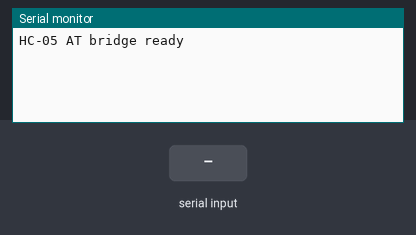
The sketch below on a simulated Arduino Uno, built with avr-gcc and run on an emulated ATmega328P. On the bench: the last lines printed to the serial monitor. The inputs (shaded band) are chosen by the test bench.

Above: at 1.2 s.
1.3 s: "1" received over the second serial link
At 1.7 s:
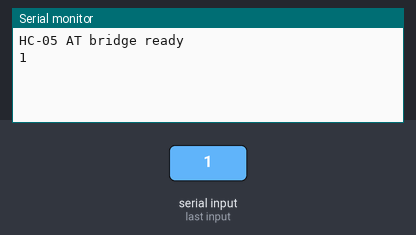
2.8 s: "0" received over the second serial link
At 4.1 s:
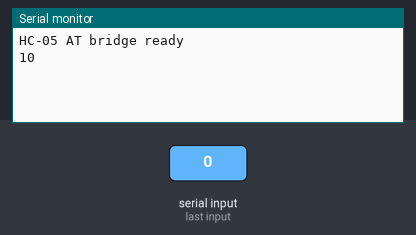

Measured:
- after the input at 1.3 s, the serial monitor: prints a new line at once (image 1)
- after the input at 2.8 s, the serial monitor: prints a new line at once (image 2)

The sketch:

at-test.ino
```cpp
#include <SoftwareSerial.h>

SoftwareSerial hc05(10, 11); // Arduino RX, TX

void setup()
{
  Serial.begin(9600);
  hc05.begin(38400); // Common HC-05 full AT-mode baud
  Serial.println("HC-05 AT bridge ready");
}

void loop()
{
  while (Serial.available())
    hc05.write(Serial.read());

  while (hc05.available())
    Serial.write(hc05.read());
}
```
